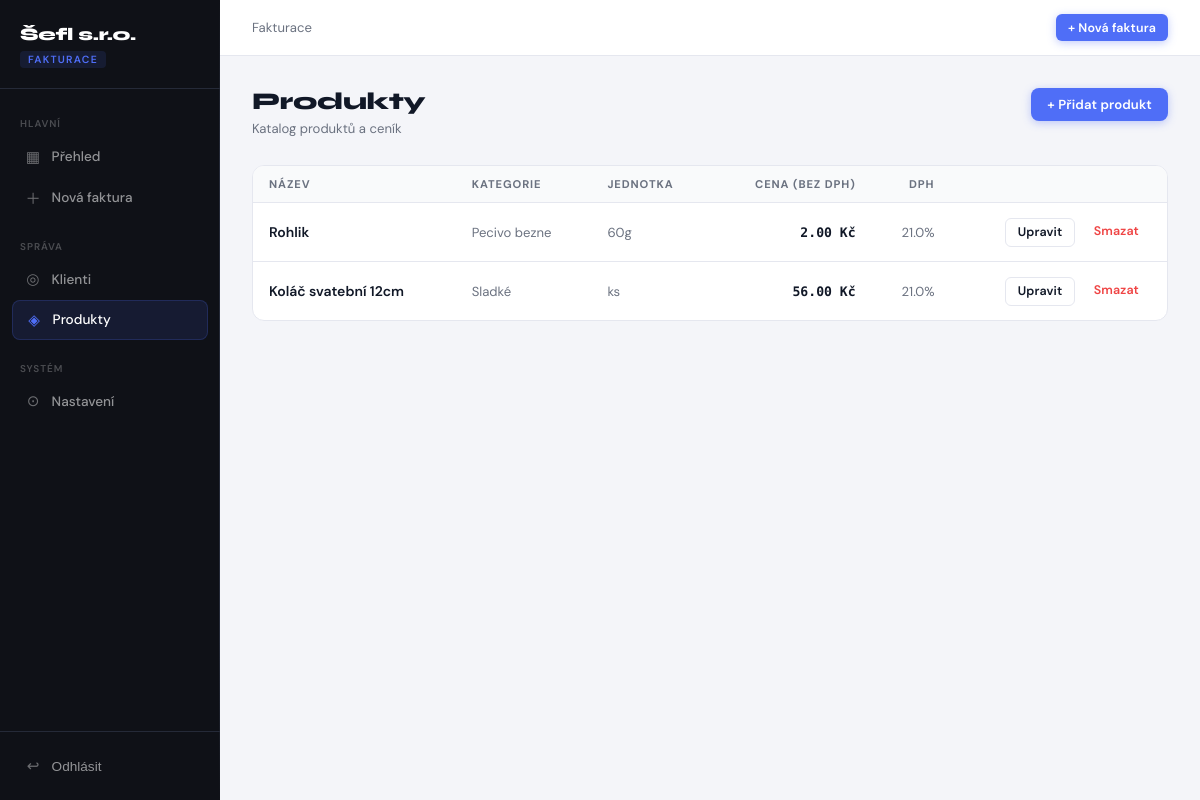
Page /products (signed in) on the committed database.
### tables this page shows
CREATE TABLE products (
    id          INTEGER PRIMARY KEY AUTOINCREMENT,
    name        TEXT    NOT NULL,
    description TEXT,
    category    TEXT,
    unit        TEXT    DEFAULT 'ks',
    price       REAL    NOT NULL DEFAULT 0,
    tax_rate    REAL    NOT NULL DEFAULT 21,
    stock       INTEGER DEFAULT 0,
    active      INTEGER NOT NULL DEFAULT 1,   -- 1=active, 0=archived
    created_at  TEXT    NOT NULL DEFAULT (datetime('now')),
    updated_at  TEXT    NOT NULL DEFAULT (datetime('now'))
);

### app.py (the view)
@app.route('/products')
@login_required
def products():
    return render_template('products.html', products=get_all_products())

### app.py (called while the page is built)
def login_required(f):
    @wraps(f)
    def decorated(*args, **kwargs):
        if not session.get('logged_in'):
            return redirect(url_for('login', next=request.path))
        return f(*args, **kwargs)
    return decorated

### database.py (called while the page is built)
def get_connection():
    conn = sqlite3.connect(DB_PATH)
    conn.row_factory = sqlite3.Row          # access columns by name
    conn.execute('PRAGMA foreign_keys = ON')
    conn.execute('PRAGMA journal_mode = WAL')
    return conn

@contextmanager
def get_db():
    conn = get_connection()
    try:
        yield conn
        conn.commit()
    except Exception:
        conn.rollback()
        raise
    finally:
        conn.close()

def _rows_to_list(rows):
    return [dict(r) for r in rows]

def get_all_products(active_only=False):
    with get_db() as conn:
        q = 'SELECT * FROM products'
        if active_only:
            q += ' WHERE active = 1'
        q += ' ORDER BY category, name'
        rows = conn.execute(q).fetchall()
    return _rows_to_list(rows)

### templates/products.html (shortened to what this page needs)
{% extends "base.html" %}
{% block content %}
<div class="page-header">
  <div>
    <h1>Produkty</h1>
    <div class="page-desc">Katalog produktů a ceník</div>
  </div>
  <a href="/products/add" class="btn btn-primary">+ Přidat produkt</a>
</div>
<div class="card" style="padding:0; overflow:hidden;">
  <table>
    <thead>
      <tr>
        <th>Název</th>
        <th>Kategorie</th>
        <th>Jednotka</th>
        <th style="text-align:right;">Cena (bez DPH)</th>
        <th style="text-align:right;">DPH</th>
        <th></th>
      </tr>
    </thead>
    <tbody>
      {% for p in products %}
      <tr>
        <td style="font-weight:600;">{{ p.name }}</td>
        <td style="color:var(--muted); font-size:0.82rem;">{{ p.category or '—' }}</td>
        <td style="color:var(--muted); font-size:0.82rem;">{{ p.unit or 'ks' }}</td>
        <td style="text-align:right; font-family:'DM Mono',monospace; font-size:0.82rem; font-weight:700;">{{ "%.2f"|format(p.price) }} Kč</td>
        <td style="text-align:right; color:var(--muted); font-size:0.82rem;">{{ p.tax_rate }}%</td>
        <td>
          <div style="display:flex; gap:0.4rem; justify-content:flex-end;">
            <a href="/products/edit/{{ p.id }}" class="btn btn-outline btn-sm">Upravit</a>
            <form method="post" action="/products/delete/{{ p.id }}" onsubmit="return confirm('Smazat produkt {{ p.name }}?')" style="margin:0;">
              <button class="btn btn-ghost btn-sm" type="submit" style="color:var(--red);">Smazat</button>
            </form>
          </div>
        </td>
      </tr>
      {% endfor %}
    </tbody>
  </table>
</div>
{% endblock %}

### templates/base.html (style rules this page uses)
:root { --sidebar-w: 220px; --navy: #0F1117; --navy-mid: #181C27; --navy-border: #252A38; --accent: #4F6EF7; --accent-dim: rgba(79,110,247,0.12); --accent-glow: rgba(79,110,247,0.35); --green: #22C55E; --green-dim: rgba(34,197,94,0.12); --amber: #F59E0B; --amber-dim: rgba(245,158,11,0.12); --red: #EF4444; --red-dim: rgba(239,68,68,0.12); --bg: #F4F5F9; --surface: #FFFFFF; --border: #E5E7EF; --text: #111827; --muted: #6B7280; --light: #F9FAFB; }
*, *::before, *::after { box-sizing: border-box; margin: 0; padding: 0; }
body { font-family: 'DM Sans', system-ui, sans-serif; background: var(--bg); color: var(--text); display: flex; min-height: 100vh; font-size: 14px; }
.page-header { display: flex; justify-content: space-between; align-items: flex-start; margin-bottom: 1.75rem; gap: 1rem; }
.page-header h1 { font-family: 'Syne', sans-serif; font-size: 1.5rem; font-weight: 800; color: var(--text); letter-spacing: -0.4px; line-height: 1.2; }
.page-header .page-desc { font-size: 0.82rem; color: var(--muted); margin-top: 3px; }
.card { background: var(--surface); border: 1px solid var(--border); border-radius: 12px; padding: 1.5rem; }
.btn { display: inline-flex; align-items: center; gap: 0.4rem; padding: 0.5rem 1rem; border-radius: 8px; font-size: 0.82rem; font-weight: 600; cursor: pointer; border: none; transition: all 0.15s; text-decoration: none; white-space: nowrap; font-family: 'DM Sans', sans-serif; letter-spacing: 0.01em; }
.btn-primary { background: var(--accent); color: #fff; box-shadow: 0 2px 8px var(--accent-glow); }
.btn-outline { background: transparent; color: var(--text); border: 1px solid var(--border); }
.btn-ghost { background: transparent; color: var(--muted); border: none; }
.btn-sm { padding: 0.35rem 0.75rem; font-size: 0.78rem; border-radius: 6px; }
table { width: 100%; border-collapse: collapse; }
th { text-align: left; font-size: 0.7rem; font-weight: 700; letter-spacing: 0.08em; text-transform: uppercase; color: var(--muted); padding: 0.7rem 1rem; border-bottom: 1px solid var(--border); background: var(--light); }
th:first-child { border-radius: 8px 0 0 0; }
th:last-child { border-radius: 0 8px 0 0; }
td { padding: 0.9rem 1rem; border-bottom: 1px solid var(--border); font-size: 0.875rem; vertical-align: middle; color: var(--text); }
tr:last-child td { border-bottom: none; }
.container > * { animation: fadeUp 0.25s ease both; }
.container > *:nth-child(1) { animation-delay: 0.02s; }
.container > *:nth-child(2) { animation-delay: 0.05s; }

### rows in the picture
products: name "Rohlik", category "Pecivo bezne", unit "60g", price "2.00", tax_rate "21.0"
products: name "Koláč svatební 12cm", category "Sladké", unit "ks", price "56.00", tax_rate "21.0"
